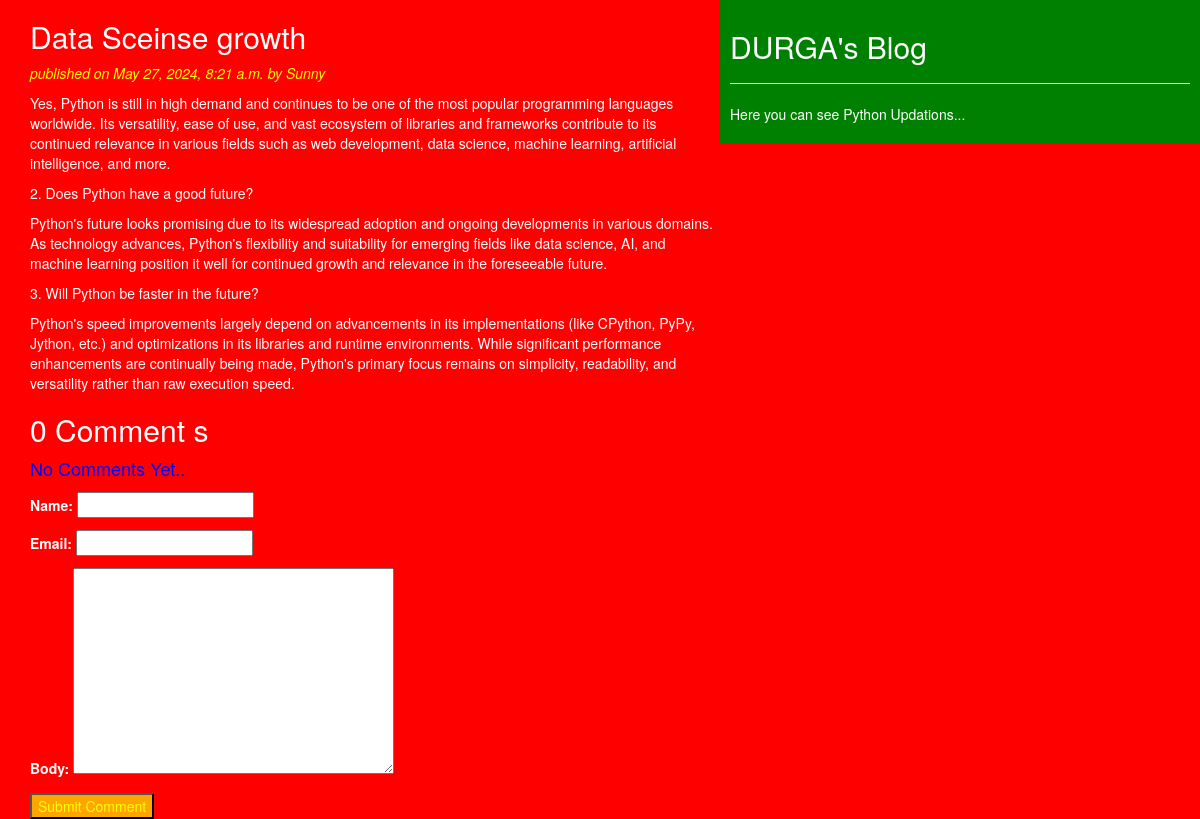
/2024/05/27/data-sceinse-growth/, run on the app's committed database.
### blog/models.py (models this page shows, shortened)
class Post(models.Model):
    STATUS_CHOICES = (
        ('draft', 'Draft'),
        ('published', 'Published')
    )
    title = models.CharField(max_length=256)
    slug = models.SlugField(max_length=256, unique_for_date='publish')
    author = models.ForeignKey(User, related_name='blog_posts', on_delete=models.CASCADE)  # Added on_delete=models.CASCADE
    body = models.TextField()
    publish = models.DateTimeField(default=timezone.now)
    created = models.DateTimeField(auto_now_add=True)
    updated = models.DateTimeField(auto_now=True)
    status = models.CharField(max_length=10, choices=STATUS_CHOICES, default='draft')
    objects=CustomManager()
    tags=TaggableManager()
    class Meta:
        ordering = ('-publish',)  # Added a trailing comma to make it a tuple

### blog/views.py (the view)
# urls.py: re_path(r'^(?P<year>\d{4})/(?P<month>\d{2})/(?P<day>\d{2})/(?P<post>[-\w]+)/$', views.post_detail_view, name='post_detail'),
def post_detail_view(request, year, month, day, post):
    post = get_object_or_404(Post, slug=post, status='published',
                             publish__year=year, publish__month=month, publish__day=day)
    comments=post.comments.filter(active=True)
    csubmit=False
    if request.method=='POST':
        form=forms.CommentForm(request.POST)
        if form.is_valid():
            new_comment=form.save(commit=False)
            new_comment.post=post
            new_comment.save()
            csubmit=True
    else:
        form=forms.CommentForm()
    return render(request, 'blog/post_detail.html', {'post': post,'form':form,'csubmit':csubmit,'comments':comments})

### blog/forms.py
class CommentForm(forms.ModelForm):
    class Meta:
        model=Comment
        fields=('name','email','body')

### blog/models.py (called while the page is built)
    def get_queryset(self) -> models.QuerySet:
        return super().get_queryset().filter(status='published')

### blog/templates/blog/post_detail.html (shortened to what this page needs)
<!DOCTYPE html>
{%extends 'blog/base.html'%}
{%block content%}
    <h2>{{post.title}}</h2>
<p id="date"> published on {{post.publish}} by {{post.author|title}}</p>
{{post.body|linebreaks}}
    {% with comments.count as comments_count %}
    <h2>{{comments_count}} Comment {{comments_count|pluralize}}</h2>
    {%endwith%}
    {%if comments%}
      {%for comment in comments%}
        <p id="ch"> comment {{forloop.counter}} by {{comment.name}} on {{comment.created}}</p>
        <div class="cb">{{comment.body|linebreaks}}</div>
        {%endfor%}
        {%else%}
        <p style="color:blue;font-size: large;">No Comments Yet..</p>
    {%endif%}
    {%if csubmit%}
    <h1>your comment added successfully</h1>
    {%else%}
    <form action="post">
        {{form.as_p}}
        <input style="background-color: orange;color:yellow;" type="submit" value="Submit Comment">
    </form>
    {%endif%}
{%endblock%}

### blog/templates/static/css/blog.css (style rules this page uses)
body { color:white; background-color: red; }
#date { font-style: italic; color:yellow; }

### data on the page
Post: title "Data Sceinse growth", publish "May 27, 2024, 8:21 a.m.", author "Sunny", body "Yes, Python is still in high demand and continues to be one of the most popular programming languages worldwide. Its versatility, ease of use, and vast ecosystem of libraries and frameworks contribute to its continued relevance in various fields such as web development, data science, machine learning, artificial intelligence, and more. 2. Does Python have a good future? Python's future looks promising due to its widespread adoption and ongoing developments in various domains. As technology advances, Python's flexibility and suitability for emerging fields like data science, AI, and machine learning position it well for continued growth and relevance in the foreseeable future. 3. Will Python…"

### other printed values
{{ comments_count }} "0"
